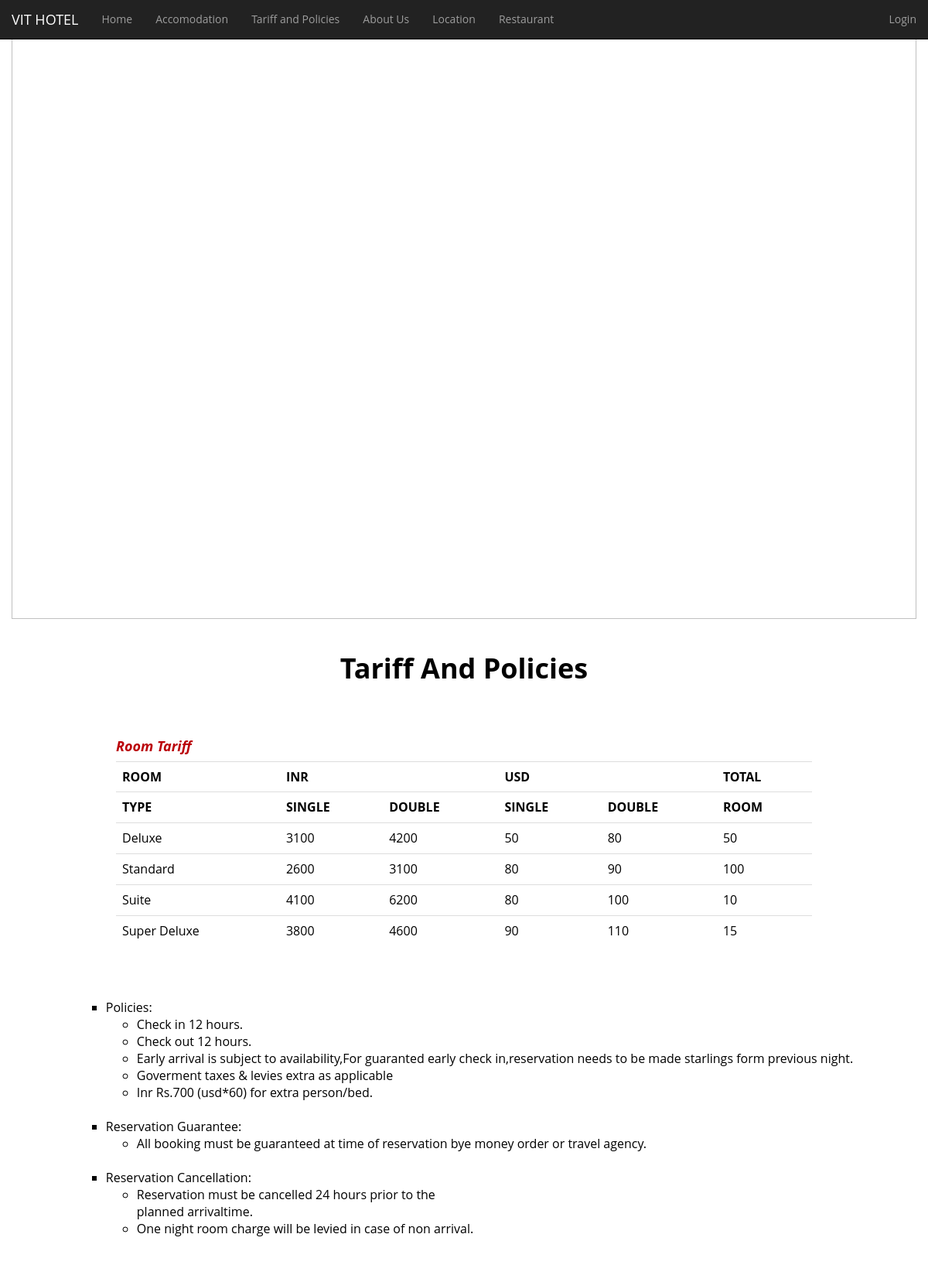
Page /tariff.php on the committed database.
### tables this page shows
CREATE TABLE IF NOT EXISTS `tariff` (
  `type` varchar(50) NOT NULL DEFAULT '',
  `inrsin` varchar(30) NOT NULL DEFAULT '0',
  `inrdbl` varchar(30) NOT NULL DEFAULT '0',
  `usdsin` varchar(30) NOT NULL DEFAULT '0',
  `usddbl` varchar(30) NOT NULL DEFAULT '0',
  `totroom` int(3) NOT NULL DEFAULT '0',
   primary key(`type`)
);

### tariff.php (the view, shortened to what this page needs)
<html>
<head>
	<link href="css/bootstrap.min.css" rel="stylesheet">
	<link href="css/main.css" rel="stylesheet">
</head>
<body>
<?php
	include "index1.php";
?>
<div id = "heading">
	<h1>Tariff And Policies</h1>
</div>
<?php
	include "connection.php";
	$qrysel="select * from tariff";
	$rs=mysqli_query($con,$qrysel);
	echo "<center>";
	echo "<table class=table>";
	echo "<caption><font color='rgba(0,0,0,0.7)' size=4><b><i>Room Tariff</i></b></font></caption>";
	echo "<tr><th>ROOM</th><th colspan=2>INR</th><th colspan=2>USD</th><th>TOTAL</th></tr>";
	echo "<tr><th>TYPE</th><th>SINGLE</th><th>DOUBLE</th><th>SINGLE</th><th>DOUBLE</th><th>ROOM</th></tr>";
	while($v=mysqli_fetch_array($rs))
	{
		echo "<tr>";
		echo "<td>".$v['type']."</td>";
		echo "<td>".$v[1]."</td>";
		echo "<td>".$v[2]."</td>";
		echo "<td>".$v[3]."</td>";
		echo "<td>".$v[4]."</td>";
		echo "<td>".$v[5]."</td>";
		echo "</tr>";
	}
	echo "</table>";
?>
<br><br>
<center><table>
<tr>
	<td>
	<ul type=square>
		<li>Policies: </li>
		<ul>
			<li>Check in 12 hours.
				<li>Check out 12 hours.
				<li>Early arrival is subject to availability,For guaranted early check in,reservation needs to be made starlings form previous night.
				<li>Goverment taxes & levies extra as applicable
				<li>Inr Rs.700 (usd*60) for extra person/bed.
		</ul>
		<br>
		<li>Reservation Guarantee: </li>
			<ul>
				<li>All booking must be guaranteed at time of reservation bye money order or travel agency.
			</ul>
		<br>
		<li>Reservation Cancellation: </li>
		<ul>
			<li>Reservation must be cancelled 24 hours prior to the <br>planned arrivaltime.
			<li>One night room charge will be levied in case of non arrival.
		</ul>
	</ul>
</table>
<br />
<marquee behavior=alternate bgcolor="#7e0000"><b><i><font color="white">Devloped By :- Ruchir Bhaskar </i></b></font></marquee>
</body>
</html>

### index1.php (shortened to what this page needs)
<html>
<head>
	<link href="css/bootstrap.min.css" rel="stylesheet">
	<link href="css/main.css" rel="stylesheet">
</head>
<body>
	<nav class="navbar navbar-inverse navbar-fixed-top">
	  <div class="container-fluid">
	    <div class="navbar-header">
	      <a class="navbar-brand" href="index.php">VIT HOTEL</a>
	    </div>
	    <div class="collapse navbar-collapse" id="bs-example-navbar-collapse-1">
	      <ul class="nav navbar-nav">
	        <li><a href=home.php>Home</a></li>
	        <li><a href=accommodation.php>Accomodation</a></li>
					<li><a href=tariff.php>Tariff and Policies</a></li>
					<li><a href=aboutus.php>About Us</a></li>
					<li><a href=location.php>Location</a></li>
					<li><a href=restaurant.php>Restaurant</a></li>
	      </ul>
				<ul class="nav navbar-nav navbar-right">
        <li><a href="login.php">Login</a></li>
      </ul>
	    </div>
	  </div>
	</nav>
	<div class="container-fluid">
		<img width=100% height=100% src="image/image2.jpg">
	</div>
	<br />
</body>
</html>

### css/main.css (style rules this page uses)
body { font-family: 'Open Sans', sans-serif; font-size: 14px; line-height: 24px; color: rgb(0, 0, 0); background-color: #fff; }
#heading h1 { margin-top: 20px; margin-bottom: 60px; font-size: 36px; font-weight: 700; margin-left: 60px; margin-right: 60px; text-align: center; }
.table { width: 75%; }

### rows in the picture
tariff: type "Deluxe", inrsin "3100", inrdbl "4200", usdsin "50", usddbl "80", totroom "50"
tariff: type "Standard", inrsin "2600", inrdbl "3100", usdsin "80", usddbl "90", totroom "100"
tariff: type "Suite", inrsin "4100", inrdbl "6200", usdsin "80", usddbl "100", totroom "10"
tariff: type "Super Deluxe", inrsin "3800", inrdbl "4600", usdsin "90", usddbl "110", totroom "15"
